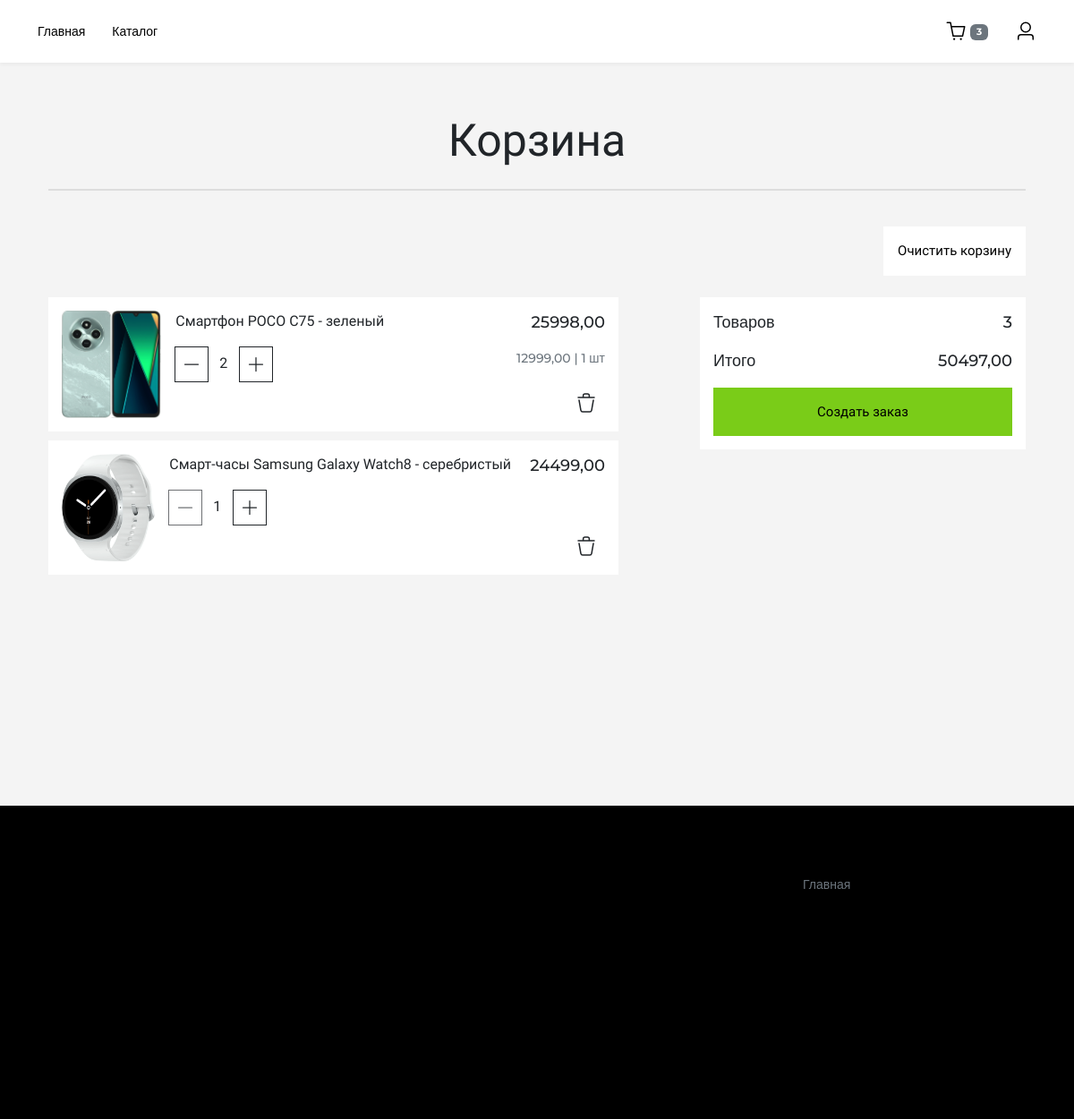
Page /cart/ on the committed database.
### cart/models.py (models this page shows, shortened)
class CartItem(models.Model):
    cart = models.ForeignKey(Cart, related_name='items', on_delete=models.CASCADE)
    product_variant = models.ForeignKey(ProductVariant, on_delete=models.CASCADE)
    quantity = models.PositiveIntegerField(default=1)
    added_at = models.DateTimeField(auto_now_add=True)
    class Meta:
        verbose_name = 'товар корзины'
        verbose_name_plural = 'товары корзины'
        unique_together = ('cart', 'product_variant')
    @property
    def total_price(self):
        return Decimal(str(self.product_variant.product.price)) * self.quantity

### core/models.py (models this page shows, shortened)
class ProductVariant(models.Model):
    product = models.ForeignKey(Product, on_delete=models.CASCADE, related_name='variants')
    color = models.ForeignKey(Color, on_delete=models.CASCADE)
    main_image = models.ImageField(upload_to='products/main/')
    stock = models.PositiveIntegerField(default=0)
    created_at = models.DateTimeField(auto_now_add=True)
    updated_at = models.DateTimeField(auto_now=True)
    class Meta:
        verbose_name = 'вариант товара'
        verbose_name_plural = 'варианты товара'
        ordering = ['-created_at']
    def __str__(self):
        return f"{self.product.name} - {self.color.name}"

class Product(models.Model):
    name = models.CharField(max_length=200)
    slug = models.SlugField(unique=True)
    category = models.ForeignKey(Category, on_delete=models.CASCADE, related_name='product')
    brand = models.ForeignKey(Brand, on_delete=models.CASCADE)
    description = models.TextField(blank=True)
    price = models.DecimalField(max_digits=10, decimal_places=2)
    created_at = models.DateTimeField(auto_now_add=True)
    updated_at = models.DateTimeField(auto_now=True)
    class Meta:
        verbose_name = 'товар'
        verbose_name_plural = 'товары'

class Color(models.Model):
    name = models.CharField(max_length=50)
    slug = models.SlugField(unique=True)
    class Meta:
        verbose_name = 'цвет'
        verbose_name_plural = 'цвета'

### cart/views.py (the view)
# urls.py: path('', cart_details, name='details'),
def cart_details(request):
    cart_data = request.cart.get_cart_data()
    for item in cart_data['items']:
        item.update_form = CartUpdateForm(initial={'quantity': item.quantity})
    context = {
        'cart': request.cart,
        'cart_data': cart_data,
    }
    return render(request, 'cart/cart_details.html', context)

### cart/context_processors.py (called while the page is built, shortened)
def cart_context(request):
    if hasattr(request, 'cart'):
        return {
            'cart_total_items': request.cart.total_items,
            'cart_subtotal': request.cart.subtotal,
            'cart': request.cart,
        }

### cart/models.py (called while the page is built)
    @property
    def total_items(self):
        return sum(item.quantity for item in self.items.all())

    @property
    def subtotal(self):
        return sum(item.total_price for item in self.items.all())

    def get_cart_data(self):
        items = self.items.select_related('product_variant__product', 'product_variant__color').all()
        cart_data = {
            'items': items,
            'total_items': self.total_items,
            'subtotal': self.subtotal,
        }
        return cart_data

### core/context_processors.py (called while the page is built)
def categories_context(request):
    product_count = Count('product')
    categories = Category.objects.annotate(
        product_count=Count('product')
    ).order_by('-product_count')
    return {
        'categories_sorted_pr_num': categories,
        'product_count': product_count
    }

### templates/cart/cart_details.html (shortened to what this page needs)
{% extends 'layout.html' %}
{% load static %}
{% block main %}
<div class="container">
<div class="page-title text-center" style="font-size: 50px; margin-bottom: 40px">Корзина</div>
    {% if cart_data.items %}
<div class="d-flex justify-content-end mb-4">
        <button type="button" class="cart-btn bg-white p-3" data-bs-toggle="modal" data-bs-target="#exampleModalCenter">
        Очистить корзину
    </button>
</div>
    <div class="row m-0">
        <div class="col-12 col-lg-7 p-0">
            {% for item in cart_data.items %}
            <div style="padding-bottom: 10px">
                <div class="bg-white d-flex justify-content-between" style="padding: 15px">
                    <div class="d-flex">
                        <a href="{% url 'product_details' item.product_variant.product.slug item.product_variant.color.slug %}">
                            {% if item.product_variant.main_image %}
                            <img src="{{ item.product_variant.main_image.url }}" alt="{{item.product_variant}}"
                             style="height: 120px" class="me-3 d-block">
                            {% else %}
                            <div style="color: #76bc21">{{item.product_variant}}</div>
                            {% endif %}
                        </a>
                        <div>
                            <a class="nav-link" href="{% url 'product_details' item.product_variant.product.slug item.product_variant.color.slug %}">
                                <p class="detail-title p-0" style="font-size: 16px">{{item.product_variant}}</p>
                            </a>
                            <form method="post" action="{% url 'cart:update' item.id %}" class="quantity-form btn-group">
                                    <button type="button" class="quantity-btn minus btn btn-sm btn-outline-dark rounded-0" data-action="decrease">
                                       <svg xmlns="http://www.w3.org/2000/svg" width="20" height="30" viewBox="0 0 1024 1024"><title>Minus SVG Icon</title><path fill="currentColor" d="M128 544h768a32 32 0 1 0 0-64H128a32 32 0 0 0 0 64"/></svg>
                                    </button>
                                    <div class="btn cart-btn">
                                        {% if item.quantity > item.product_variant.stock %}
                                            {{ item.product_variant.stock }}
                                        {% else %}
                                            {{ item.quantity }}
                                        {% endif %}
                                    </div>
                                    <button type="button" class="m-0 quantity-btn plus btn btn-sm btn-outline-dark rounded-0" data-action="increase">
                                        <svg xmlns="http://www.w3.org/2000/svg" width="20" height="30" viewBox="0 0 1024 1024"><title>Plus SVG Icon</title><path fill="currentColor" d="M480 480V128a32 32 0 0 1 64 0v352h352a32 32 0 1 1 0 64H544v352a32 32 0 1 1-64 0V544H128a32 32 0 0 1 0-64z"/></svg>
                                    </button>
                            </form>
                        </div>
                    </div>
                    <div class="d-flex flex-column justify-content-between">
                        <div class="text-end" >
                            <p style="font-size: 18px">{{ item.total_price }}</p>
                            {% if item.quantity > 1 %}
                            <p style="font-size: 14px" class="text-secondary">{{ item.product_variant.product.price }} | 1 шт</p>
                            {% endif %}
                        </div>
                        <form class="text-end" method="post" action="{% url 'cart:remove' item.id%}">
                            <button class="btn btn-sm">
                            </button>
                        </form>
                    </div>
                </div>
            </div>
            {% endfor %}
        </div>
        <div class="col-1"></div>
        <div class="col-12 col-lg-4 p-0">
            <div class="bg-white" style="padding: 15px; font-size: 18px">
                <p class="d-flex justify-content-between">
                    <span>Товаров</span><span>{{cart_data.total_items}}</span>
                </p>
                <p class="d-flex justify-content-between">
                    <span>Итого</span><span>{{cart_data.subtotal}}</span>
                </p>
                <a class="cart-btn py-3 d-flex justify-content-center" style="width: 100%" href="{% if user.is_authenticated %}{% url 'new_order' %}{% else %}{% url 'login' %}{% endif %}">
                    Создать заказ
                </a>
            </div>
        </div>
    </div>
    {% else %}
    <div class="row text-center">
        <p class="text-secondary">Корзина пустая</p>
        <a class="nav-link" href="{% url 'main' %}">Вернуться к покупкам</a>
    </div>
    {% endif %}
</div>
{% endblock %}

### static/css/styles.css (style rules this page uses)
* { font-family: "Montserrat", sans-serif; font-optical-sizing: auto; font-weight: 500; font-style: normal; }
body { overflow-y: auto; padding-top: 50px; background: #f4f4f4 !important; }
.page-title { font-family: "Unbounded", sans-serif; font-size: 28px; font-weight: 500; width: 100%; padding-bottom: 16px; margin-bottom: 32px; border-bottom: 2px solid #ddd; }
.detail-title { font-weight: 500; padding-bottom: 20px !important; }
.cart-btn { font-family: "Unbounded", sans-serif !important; font-size: 14px; font-weight: 400; border: 0; background: #7acc18; color: black; text-decoration: none; }
@media (min-width: 768px) { .page-title { font-size: 38px; font-weight: 500; padding-bottom: 16px; margin-bottom: 32px; padding-top: 20px; } }
@media (min-width: 768px) { .detail-title { font-size: 20px; font-weight: 400; font-family: "Unbounded", sans-serif !important; } }
@media (min-width: 768px) { body { padding-top: 100px; } }
@media (min-width: 768px) { .cart-btn { font-size: 15px; } }
@media (min-width: 992px) { .page-title { font-size: 40px; font-weight: 500; padding-bottom: 16px; margin-bottom: 32px; padding-top: 20px; } }
@media (min-width: 992px) { .detail-title { font-size: 24px; } }

### rows in the picture
CartItem: product_variant.main_image (picture), product_variant "Смартфон POCO C75 - зеленый", quantity "2", total_price "25998,00", product_variant.product.price "12999,00"
CartItem: product_variant.main_image (picture), product_variant "Смарт-часы Samsung Galaxy Watch8 - серебристый", quantity "1", total_price "24499,00"

### other values in the picture
{{ cart_total_items }} "3"
{{ cart_data.total_items }} "3"
{{ cart_data.subtotal }} "50497,00"
